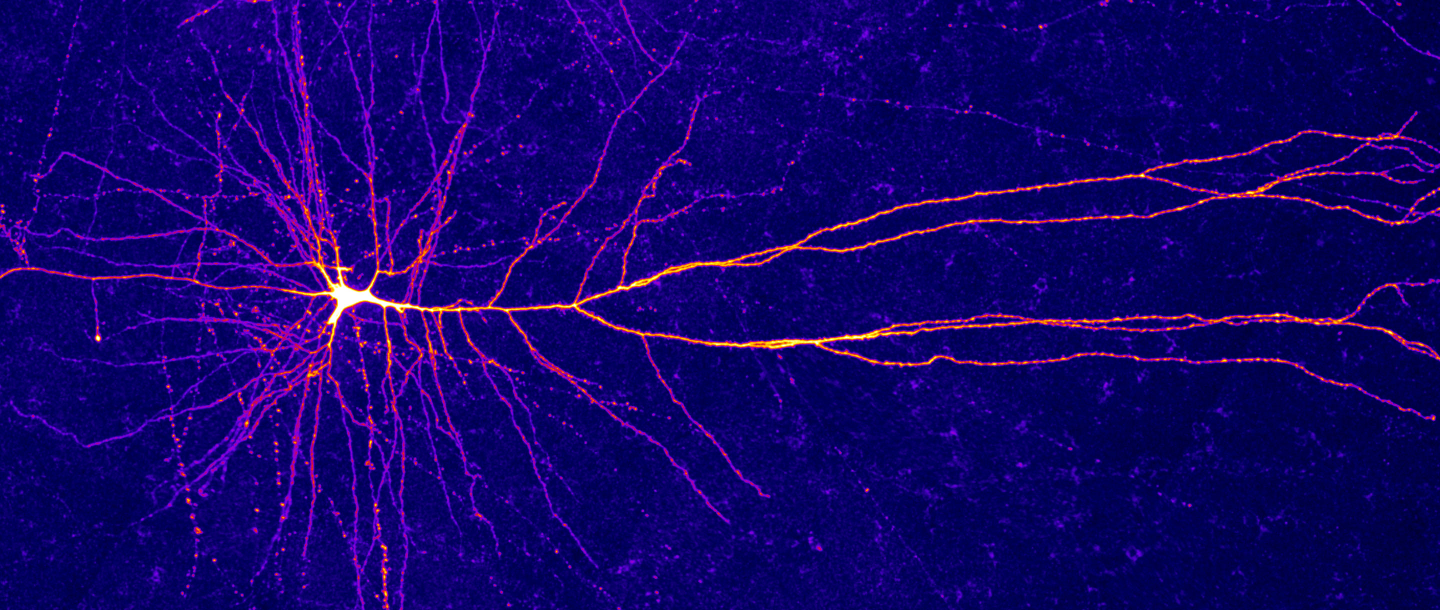
#> input picture Phase_3/topic_22_linear_algebra/images/neuron.jpg, 2880 x 1220 px, found by its file name (shown at 1/2 size)
$ jupyter execute --allow-errors sect_22_linear_algebra_SG.ipynb
#> lines starting #> are read from the running program, lines starting #| are printed output that depends on the picture
# Sect 22: Linear Algebra

- 09/11/20
- online-ds-ft-070629

## Questions/Comments?

- Solving Systems of Linear Equations with numpy:
    - why do you create B as a 1x2 matrix and transpose before taking the dot product instead of creating B as a 2x1 matrix? Is this a convention or does it impact the dot product?

- Regression with linear algebra lab - can you explain the way they imported data?
    - Seconding the above question about importing the data
- Solving Systems of Linear Equations with NumPy - Lab - exercise 3 - how did they solve. Confused as to how they did with 3 variables. I got equations down to 2 variables and did it the same way as the above exercises were done.

-

## Learning Objectives

- Be able to explain the difference(s) between vectors, matrices, tensors, etc. and their dimensionality.

- Understand the the difference between the shape and size of an array

- Discuss linear algebra operations with numpy

- Learn about using linear algebra to solve systems of equations
- Simple linear algebra regression analysis

### Resources:

- www.desmos.com (linear equation grapher)

- **Videos:**

    - [YouTube Intuitive Explanation of Dot Product](https://youtu.be/FrDAU2N0FEg)(shared on Slack)
    - [YouTube Playlist: 3Blue 1Brown - Essence of Linear Algebra](https://www.youtube.com/playlist?list=PLZHQObOWTQDPD3MizzM2xVFitgF8hE_ab)(shared on Slack)
    - [Youtube: Vector Dot Products](https://www.youtube.com/watch?v=0iNrGpwZwog)
    - [Kahn Academy: Intro to Matrix Multiplication](https://youtu.be/kT4Mp9EdVqs)

# What & Why of Linear Algebra

### What is Linear Algebra?

- Study of "vector spaces" with linear relationships.
- Uses vectors, matrices, and tensors

<!-- - Mapping & dimensionality (PCA) -->
- Used in lots of ML applications

# Different Tensors

## Scalars, Vectors, Matrices: It's all about the dimension

## Why Linear Algebra?

- Representing data as a N-dimensional tensor is used in many areas of Machine Learning.

#### Images are 3-D tensors.

#### Natural Language Processing Represents text using matrices

#### Dimensionality Reduction (PCA)

#### Artificial Neural Networks

## Creating with NumPy

[cell 1]
# Imports needed for this notebook
import numpy as np
import matplotlib.pyplot as plt
import matplotlib as mpl

[cell 2]
# Scalar
s = np.arange(1)
display(s)

[cell 3]
# Vector
v = np.arange(4)
display(v)
# print(v)

# Other ways to define vector
x = np.linspace(-np.pi, np.pi, 10)
x

[cell 4]
# Matrix
M0 = np.arange(8)
display(M0)
M = np.arange(8).reshape((4, 2))
display(M)
# print(M)

[cell 5]
# 3D Tensor
n = 24#4*2*3
print(n)
T_3d = np.arange(n).reshape((4, 2, 3))
display(T_3d)

# print(T_3d)
T_3d.shape

[cell 6]
import cv2
img = "../../assets/images/neuron.jpg"

IMG =mpl.image.imread(img)
#> IMG is the input picture: shape (1220, 2880, 3); mean R, G, B 19.9, 2.8, 105
print(IMG.shape)
#| (1220, 2880, 3)

plt.imshow(IMG);
plt.axis('off');

[cell 7]
display(IMG[:,:,0])
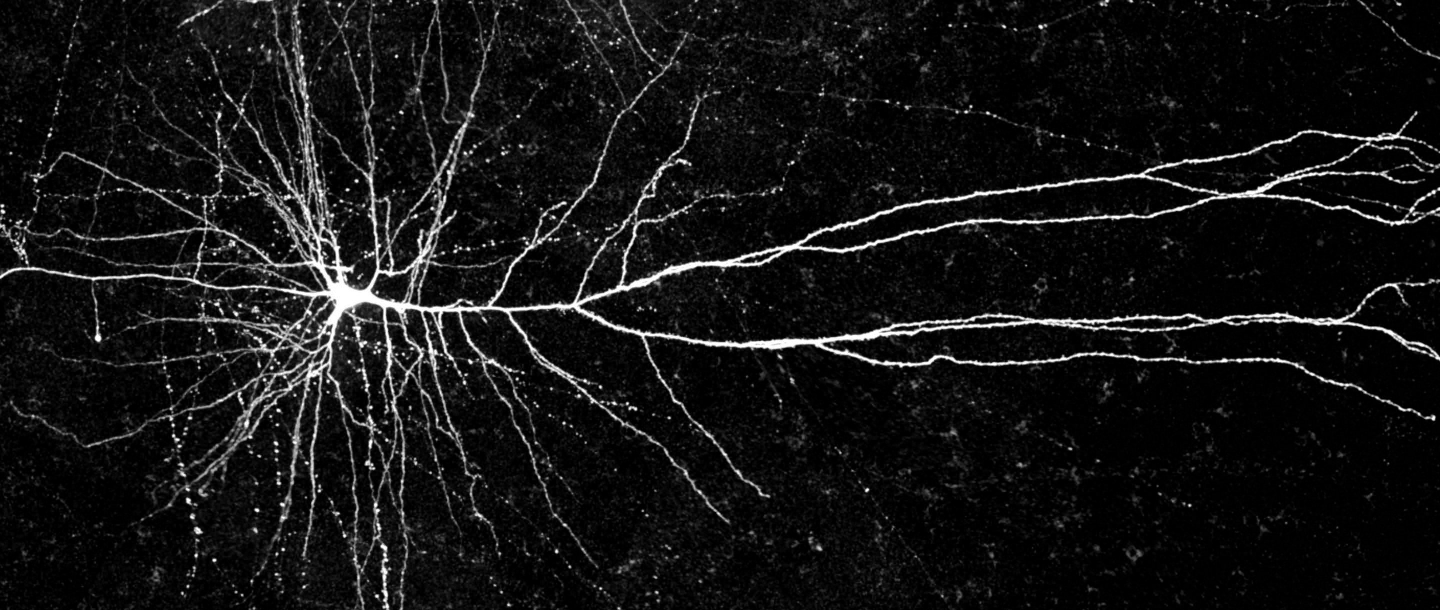
#> shown: shape (1220, 2880) (shown at 1/2 size); min 0, max 255, mean 19.9
plt.imshow(IMG[:,:,0],'gray')

[cell 8]
fig, ax = plt.subplots(ncols=4,figsize=(10,6))
ax[0].imshow(IMG)
ax[1].imshow(IMG[:,:,0],cmap= 'gray')
ax[2].imshow(IMG[:,:,1],cmap='gray')
ax[3].imshow(IMG[:,:,2],cmap='gray')

[a.axis('off') for a in ax]
plt.tight_layout()
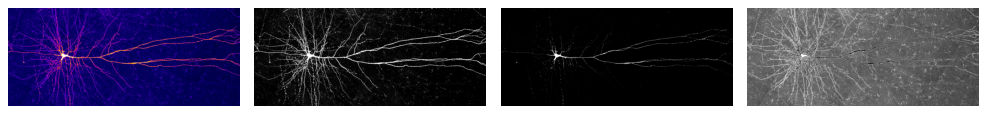
#> figure drawn by matplotlib, 4 panels

### Indexing with NumPy

#### Different parts of a vector

[cell 9]
display(v)

[cell 10]
# For Vectors
display(v[1:4])  # second to fourth element.
display(v[::2])  # every other element
display(v[:])    # print the whole vector
display(v[::-1]) # reverse the vector!

#### Different parts of a matrix

[cell 11]
display(M)

[cell 12]
display(M[0, 0])   # element at first row and first column

[cell 13]
display(M[-1, -1]) # elemenet last row and last column

[cell 14]
M[0]

[cell 15]
display(M[0, :])   # first row and all columns

[cell 16]
display(M[:, 0])   # all rows and first column

[cell 17]
display(M[:])      # all rows and all columns

#### Different parts of a tensor

[cell 18]
display(T_3d)

[cell 19]
display(T_3d[0])      # 2D: First matrix

[cell 20]
display(T_3d[0, 0])   # 1D: First matrix's first vector

[cell 21]
display(T_3d[0,0, 0]) # 0D: First matrix's first vector's first element

[cell 22]
display(T_3d[0, 0,0])  # 1D: first matrix, first vector, all elements

[cell 23]
display(T_3d)

[cell 24]
display(T_3d[0, :, 0])  # 1D: first matrix, all the vectors, just the fist element

[cell 25]
display(T_3d[0, :, 1:]) # 1D: first matrix, all the vectors, all elements after the first

# Basic Properties

## Shape

Can help us know the dimensions and size

[cell 26]
print('Scalar:')
s = np.array(100)
display(s)
display(s.shape)
display(s.size)

[cell 27]
print('Vector:')
display(v)
display(v.shape)
display(v.size)

[cell 28]
print('Matrix:')
display(M)
display(M.shape)
display(M.size)

[cell 29]
print('3D Tensor:')
print(T_3d)
display(T_3d.shape)
display(T_3d.size)

## Transpose

[cell 30]
display(M.shape)
print(M)


display(M.T.shape)
# Alternative to: M.T
display(np.transpose(M))
display(np.transpose(M).T)

[cell 31]
display(T_3d.shape)
display(T_3d)
print('Transpose')
display(T_3d.T.shape)
display(T_3d.T)

[cell 32]
## Transposing can be un-done.
display(T_3d.T.T.shape)
display(T_3d.T.T)

[cell 33]
(T_3d.T.T == T_3d).all()

# Combining Tensors

> Note: NumPy is pretty smart when you combine tensors; it will attempt to combine even if the dimensions don't match. This is called broadcasting & you can read about it in the documentation (https://docs.scipy.org/doc/numpy/user/basics.broadcasting.html)[https://docs.scipy.org/doc/numpy/user/basics.broadcasting.html].

[cell 34]
A = np.arange(6).reshape(3,2)
B = 10 * A

display('A:\n', A)
print()
display('B:\n', B)

## Addition

[cell 35]
A = np.arange(6).reshape(3,2)
B = 10 + np.arange(6).reshape(3,2)

display('A:', A)
display()
display('B:', B)

[cell 36]
# We can add up the same dimensions! (elementwise)
A + B

[cell 37]
# Broadcasting: We can even add scalars to the whole array (as you might expect)
A + 100

## What happens when we have different dimensions? Broadcasting happens

[cell 38]
# 3-by-2 add 1-by-2
x = 100*np.arange(2).reshape(2)
display(x)
print('Size:',x.shape)

[cell 39]
display(A.shape)
display(A)
# print()

[cell 40]
display(A + x)

[cell 41]
# 3-by-2 add 3-by-2
A = np.arange(6).reshape(3,2)
display(A)
A.shape

[cell 42]
x = 100*np.arange(3*2).reshape(3,2)
print(x)
print('Shape:',x.shape)

[cell 43]
display(A + x)

[cell 44]
# 3-by-2 add 2-by-3 --> Will this work?
x = 100*np.arange(2*3).reshape(2,3)
display(x)
print('Shape:',x.shape)

[cell 45]
display(A)
print('Shape:',A.shape)

#> (a cell that did not finish here is left out)

## Multiplication (Hadamard Product & Dot Product)

### Hadamard Product a.k.a. Element-wise multiplication

> $C = A \circ B$

- The Hadamard product can be calculated in Python using the $*$ operator between two NumPy arrays:

- Result:
    - Each element in A is multiplied by its corresponding element (same row/column) as B
    - Same dimensions (after broadcasting)

$$ A \circ B =
   \left[ {\begin{array}{cc}
   A_{1,1} * B_{1,1} & A_{1,2} * B_{1,2}\\
   A_{2,1} * B_{2,1}& A_{2,2} * B_{2,2} \\
   A_{3,1} * B_{3,1} & A_{3,2} * B_{3,2} \\
  \end{array} } \right]
$$

[cell 47]
def print_matrix(matrix,name='A'):
    print(f'{name}(shape={matrix.shape}):\n')
    display(matrix)
    print('\n')

[cell 48]
print_matrix(A,'A')
print()
print_matrix(B,'B')

[cell 49]
C = A*B
print_matrix(C,'C')

[cell 50]
print(C.shape)
print(C.T.shape)

[cell 51]
# 3-by-2 add 1-by-2
print_matrix(A,'A')
